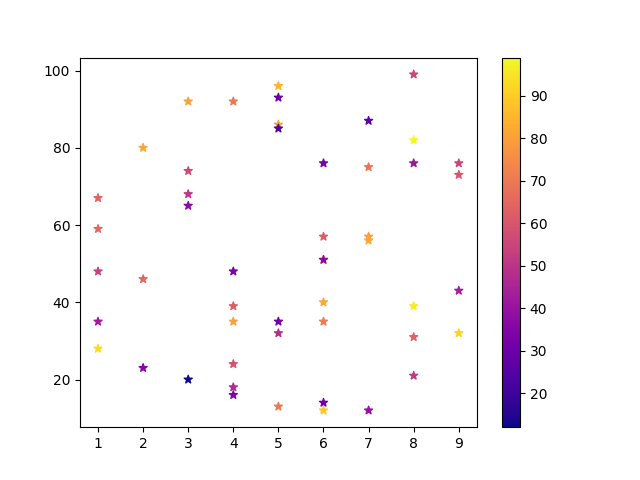

This figure's Python source:
import matplotlib.pyplot as plt

import numpy as np

x = np.random.randint(1,10,50)
y = np.random.randint(10,100,50)
color  = np.random.randint(10,100,50)
plt.scatter(x,y,marker="*",cmap="plasma", c= color )#Sequential colormaps (for ordered data):

# 'viridis'
# 'plasma'
# 'inferno'
# 'magma'
# 'cividis'
# Diverging colormaps (for data that has a natural midpoint):

# 'coolwarm'
# 'seismic'
# 'PiYG'
# 'RdBu'
# Qualitative colormaps (for categorical data):

# 'Pastel1'
# 'Set1'
# # 'Paired'
plt.colorbar()
plt.show()
